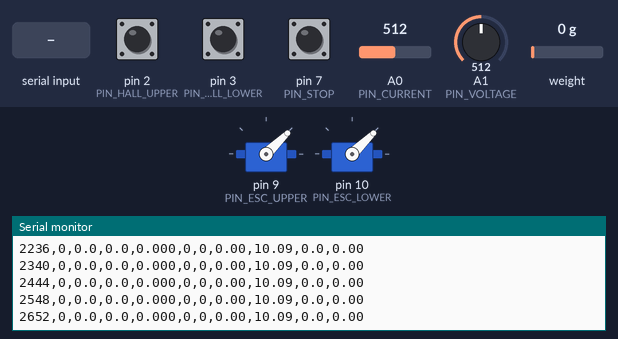
Simulated run of this sketch. Board: Arduino Nano, built with avr-gcc and run on an emulated ATmega328P. Shown: 2 × servo, the last lines printed to the serial monitor. Inputs (shaded band) come from the test bench; at power-on: A0 (PIN_CURRENT) = 512, pin 7 (PIN_STOP) HIGH, pin 2 (PIN_HALL_UPPER) HIGH, pin 3 (PIN_HALL_LOWER) HIGH, A1 (PIN_VOLTAGE) = 512, weight on the scale 0 g.

Above: at 2.8 s.
2.9 s: A0 (PIN_CURRENT) set to 716
At 2.96 s:
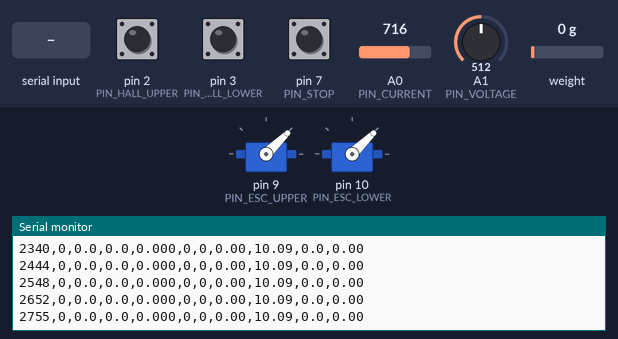
5.9 s: pin 7 (PIN_STOP) pulled LOW for 0.15 s
At 6.61 s:
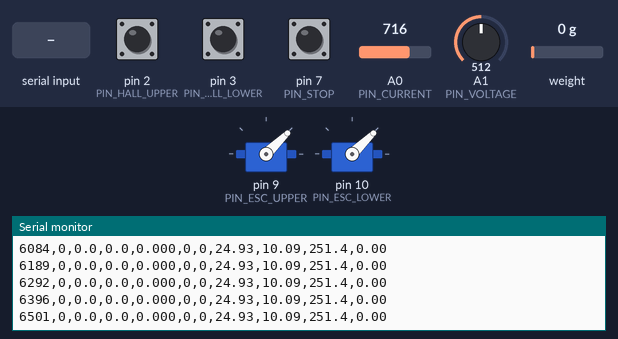
7.5 s: "-\n" received over Serial
At 8.17 s:
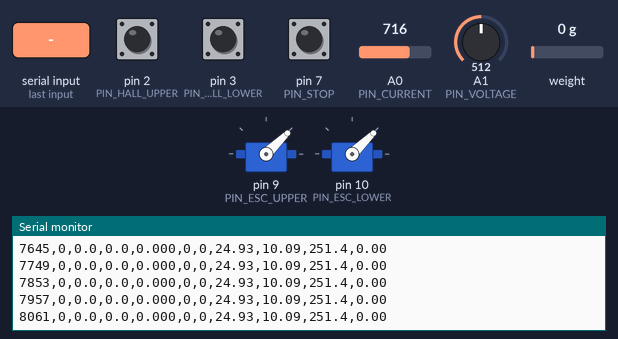
9.0 s: "?\n" received over Serial
At 9.32 s:
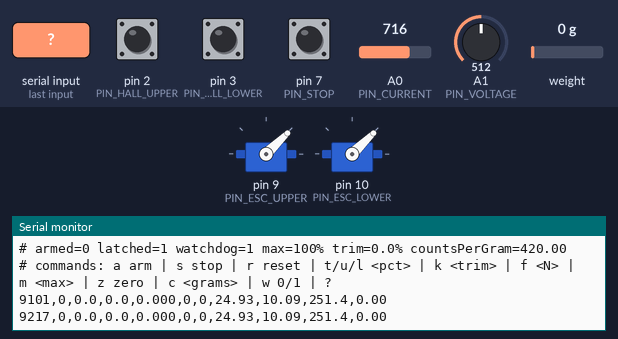
10.6 s: "u\n" received over Serial
At 11.09 s:
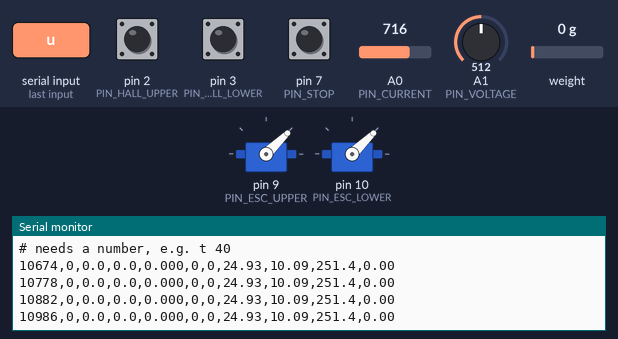
Timing chart, 0 to 13.1 s (numbered marks = the images above; inputs shaded):
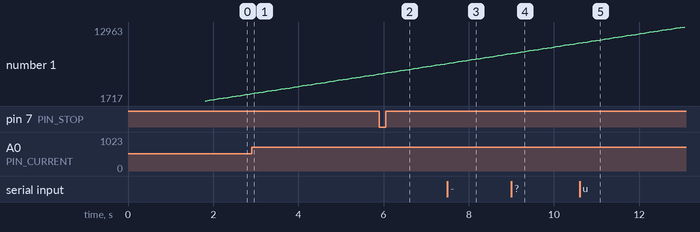

Measured:
- after the input at 5.9 s, the serial monitor: prints a new line after 0.08 s (image 2)
- after the input at 7.5 s, the serial monitor: prints a new line at once (image 3)
- after the input at 9.0 s, the serial monitor: prints a new line after 0.10 s (image 4)
- after the input at 10.6 s, the serial monitor: prints a new line after 0.08 s (image 5)
- plotted number 1: 2755 → 5772 after the input at 2.9 s, 8893 → 10465 after the input at 9.0 s

The sketch:

rig_logger.ino
```cpp
/*
  Quiet Ducted Fan - bench rig firmware (Arduino Nano)

  Drives two ESCs (upper and lower rotor) and streams thrust, rpm, current,
  voltage and power to the laptop as CSV at 20 rows per second.
  Use it with scripts/rig_log.py, which saves each run to results/.

  Wiring (see the console's Wiring tab):
    D9  -> ESC 1 signal (upper rotor)     D10 -> ESC 2 signal (lower rotor)
    D2  <- hall sensor, upper motor       D3  <- hall sensor, lower motor
    D5  <- HX711 DT                       D6  -> HX711 SCK
    D7  <- stop button to GND
    A0  <- ACS758 current sensor OUT      A1  <- battery voltage divider (10k / 3.3k)
    Every ESC signal ground, sensor ground and the divider go to Nano GND.

  Library: "HX711 Arduino Library" by Bogdan Necula (Library Manager).

  SAFETY - the real off switch is the arming plug in the battery lead.
  This code adds three software layers on top:
    1. The stop button (D7) or the "s" command cuts both throttles at once
       and latches. Nothing restarts until you send "r" with the button released.
    2. Watchdog: if the laptop goes quiet for 1.5 s while armed, it stops.
       rig_log.py sends a heartbeat for you. In the Serial Monitor, "w 0"
       turns the watchdog off (only while disarmed).
    3. Throttle changes are ramped (20 % per second), so nothing jumps.

  Commands (type a line, press Enter):
    a          arm (throttle must be 0 and stop not latched)
    s          STOP: throttles to zero, disarm
    r          reset after a stop (button must be released)
    t 40       both rotors to 40 %
    u 40       upper rotor only        l 40   lower rotor only
    k 3        trim: lower runs 3 % above the upper (use to balance torque)
    f 8.5      hold 8.5 N of thrust (adjusts both throttles together)
    m 80       limit throttle to 80 %
    z          zero the load cell and current sensor (motors stopped)
    c 500      calibrate: place a 500 g mass along the thrust axis, then send
    w 0 / w 1  watchdog off / on
    p          heartbeat (any line also counts)
    ?          print status and help
*/

#include <Servo.h>
#include <HX711.h>
#include <EEPROM.h>

// ---------------- pins ----------------
const uint8_t PIN_ESC_UPPER = 9;
const uint8_t PIN_ESC_LOWER = 10;
const uint8_t PIN_HALL_UPPER = 2;
const uint8_t PIN_HALL_LOWER = 3;
const uint8_t PIN_HX_DT = 5;
const uint8_t PIN_HX_SCK = 6;
const uint8_t PIN_STOP = 7;
const uint8_t PIN_CURRENT = A0;
const uint8_t PIN_VOLTAGE = A1;

// ---------------- settings ----------------
const int US_MIN = 1000;                 // ESC pulse for stop
const int US_MAX = 2000;                 // ESC pulse for full throttle
const float RAMP_PCT_PER_S = 20.0;       // fastest throttle change
const unsigned long WATCHDOG_MS = 1500;  // stop if the laptop goes quiet this long
const unsigned long LOG_MS = 50;         // one CSV row every 50 ms (20 Hz)
const unsigned long RPM_WINDOW_MS = 250; // rpm averaging window
const unsigned long ESC_INIT_MS = 3000;  // hold minimum throttle at power-up so ESCs arm
const uint8_t MAGNETS_PER_REV = 2;       // two magnets per motor bell
const float ADC_REF_V = 5.00;            // measure the Nano's 5V pin with a multimeter and put it here
const float DIVIDER_RATIO = (10.0 + 3.3) / 3.3;
const float CURRENT_MV_PER_A = 40.0;     // ACS758LCB-050B: 40 mV/A. ACS758LCB-050U: 60 mV/A
const float HOLD_GAIN = 3.0;             // thrust hold: % throttle per newton-second of error
const float G = 9.80665;

// ---------------- state ----------------
Servo escUpper, escLower;
HX711 scale;

volatile uint16_t pulsesUpper = 0, pulsesLower = 0;

bool armed = false;
bool latched = false;
bool watchdogOn = true;
float maxPct = 100.0;
float trimPct = 0.0;            // lower minus upper
float targetUpper = 0, targetLower = 0;   // requested %
float outUpper = 0, outLower = 0;         // ramped %, sent to ESCs
float holdN = -1;               // thrust hold target, -1 = off
float holdBase = 0;             // throttle the hold loop is using

long scaleOffset = 0;           // raw HX711 counts at zero load
float countsPerGram = 420.0;    // replaced by "c" calibration, saved in EEPROM
long lastRaw = 0;
float thrustN = 0;

float currentZeroAdc = 512;
float rpmUpper = 0, rpmLower = 0;

unsigned long lastRx = 0, lastLog = 0, lastRpm = 0, lastLoop = 0, bootMs = 0;
char line[32];
uint8_t lineLen = 0;

const uint16_t EE_MAGIC = 0xFA11;

// ---------------- interrupts ----------------
void hallUpper() { pulsesUpper++; }
void hallLower() { pulsesLower++; }

// ---------------- helpers ----------------
float clampf(float v, float lo, float hi) { return v < lo ? lo : (v > hi ? hi : v); }

int pctToUs(float pct) { return US_MIN + (int)(clampf(pct, 0, 100) / 100.0 * (US_MAX - US_MIN) + 0.5); }

void msg(const __FlashStringHelper *m) { Serial.print(F("# ")); Serial.println(m); }

void stopAll(const __FlashStringHelper *why) {
  targetUpper = targetLower = outUpper = outLower = 0;
  holdN = -1;
  holdBase = 0;
  armed = false;
  escUpper.writeMicroseconds(US_MIN);
  escLower.writeMicroseconds(US_MIN);
  Serial.print(F("# STOP: "));
  Serial.println(why);
}

void setBoth(float pct) {
  pct = clampf(pct, 0, maxPct);
  targetUpper = pct;
  targetLower = clampf(pct + trimPct, 0, maxPct);
}

float readAdcAvg(uint8_t pin, uint8_t n) {
  long sum = 0;
  for (uint8_t i = 0; i < n; i++) sum += analogRead(pin);
  return (float)sum / n;
}

long readRawAvg(uint8_t n) {
  long sum = 0;
  uint8_t got = 0;
  unsigned long t0 = millis();
  while (got < n && millis() - t0 < 3000) {
    if (scale.is_ready()) { sum += scale.read(); got++; }
  }
  return got ? sum / got : lastRaw;
}

void saveCal() {
  EEPROM.put(0, EE_MAGIC);
  EEPROM.put(2, countsPerGram);
}

void loadCal() {
  uint16_t magic;
  EEPROM.get(0, magic);
  if (magic == EE_MAGIC) {
    float c;
    EEPROM.get(2, c);
    if (c != 0 && c == c) countsPerGram = c;   // c == c rejects NaN
  }
}

void printHeader() {
  Serial.println(F("ms,armed,upper_pct,lower_pct,thrust_N,rpm_upper,rpm_lower,current_A,voltage_V,power_W,hold_N"));
}

void printStatus() {
  Serial.print(F("# armed=")); Serial.print(armed);
  Serial.print(F(" latched=")); Serial.print(latched);
  Serial.print(F(" watchdog=")); Serial.print(watchdogOn);
  Serial.print(F(" max=")); Serial.print(maxPct, 0);
  Serial.print(F("% trim=")); Serial.print(trimPct, 1);
  Serial.print(F("% countsPerGram=")); Serial.println(countsPerGram, 2);
  msg(F("commands: a arm | s stop | r reset | t/u/l <pct> | k <trim> | f <N> | m <max> | z zero | c <grams> | w 0/1 | ?"));
}

// ---------------- commands ----------------
void handleCommand(char *cmd) {
  while (*cmd == ' ') cmd++;
  char c = cmd[0];
  float v = atof(cmd + 1);
  bool hasArg = false;
  for (char *p = cmd + 1; *p; p++) if ((*p >= '0' && *p <= '9') || *p == '-' || *p == '.') { hasArg = true; break; }

  switch (c) {
    case 'p': break;                                   // heartbeat
    case '?': printStatus(); break;
    case 's': stopAll(F("command")); break;
    case 'a':
      if (latched) { msg(F("stop is latched: release the button and send r")); break; }
      if (millis() - bootMs < ESC_INIT_MS) { msg(F("ESCs still starting, try again in a moment")); break; }
      if (targetUpper > 0 || targetLower > 0) { msg(F("set throttle to 0 before arming")); break; }
      armed = true; msg(F("ARMED"));
      break;
    case 'r':
      if (digitalRead(PIN_STOP) == LOW) { msg(F("stop button still pressed")); break; }
      latched = false; msg(F("stop reset (send a to arm)"));
      break;
    case 't': case 'u': case 'l':
      if (!hasArg) { msg(F("needs a number, e.g. t 40")); break; }
      if (!armed) { msg(F("not armed")); break; }
      holdN = -1;
      if (c == 't') setBoth(v);
      else if (c == 'u') targetUpper = clampf(v, 0, maxPct);
      else targetLower = clampf(v, 0, maxPct);
      break;
    case 'k':
      if (!hasArg) { msg(F("needs a number, e.g. k 3")); break; }
      trimPct = clampf(v, -20, 20);
      if (holdN < 0) setBoth(targetUpper);
      break;
    case 'f':
      if (!armed) { msg(F("not armed")); break; }
      if (!hasArg || v <= 0) { holdN = -1; msg(F("thrust hold off")); break; }
      holdN = v; holdBase = targetUpper; msg(F("thrust hold on"));
      break;
    case 'm':
      if (!hasArg) { msg(F("needs a number, e.g. m 80")); break; }
      maxPct = clampf(v, 0, 100);
      targetUpper = clampf(targetUpper, 0, maxPct);
      targetLower = clampf(targetLower, 0, maxPct);
      break;
    case 'z':
      if (outUpper > 0 || outLower > 0) { msg(F("stop the motors before zeroing")); break; }
      scaleOffset = readRawAvg(16);
      currentZeroAdc = readAdcAvg(PIN_CURRENT, 64);
      msg(F("zeroed load cell and current sensor"));
      break;
    case 'c':
      if (!hasArg || v <= 0) { msg(F("send the mass in grams, e.g. c 500")); break; }
      {
        long raw = readRawAvg(16);
        float cpg = (raw - scaleOffset) / v;
        if (cpg > -1 && cpg < 1) { msg(F("reading barely changed: check the mass and wiring")); break; }
        countsPerGram = cpg;
        saveCal();
        msg(F("calibrated and saved"));
      }
      break;
    case 'w':
      if (!hasArg) { msg(F("send w 0 (off) or w 1 (on)")); break; }
      if (v == 0 && armed) { msg(F("disarm before turning the watchdog off")); break; }
      watchdogOn = (v != 0);
      msg(watchdogOn ? F("watchdog on") : F("watchdog OFF"));
      break;
    default:
      msg(F("unknown command, send ? for help"));
  }
}

void readSerial() {
  while (Serial.available()) {
    char ch = Serial.read();
    lastRx = millis();
    if (ch == '\n' || ch == '\r') {
      if (lineLen) { line[lineLen] = 0; handleCommand(line); lineLen = 0; }
    } else if (lineLen < sizeof(line) - 1) {
      line[lineLen++] = (ch >= 'A' && ch <= 'Z') ? ch + 32 : ch;
    }
  }
}

// ---------------- setup / loop ----------------
void setup() {
  Serial.begin(115200);
  pinMode(PIN_STOP, INPUT_PULLUP);
  pinMode(PIN_HALL_UPPER, INPUT_PULLUP);
  pinMode(PIN_HALL_LOWER, INPUT_PULLUP);

  escUpper.attach(PIN_ESC_UPPER);
  escLower.attach(PIN_ESC_LOWER);
  escUpper.writeMicroseconds(US_MIN);
  escLower.writeMicroseconds(US_MIN);

  attachInterrupt(digitalPinToInterrupt(PIN_HALL_UPPER), hallUpper, FALLING);
  attachInterrupt(digitalPinToInterrupt(PIN_HALL_LOWER), hallLower, FALLING);

  scale.begin(PIN_HX_DT, PIN_HX_SCK);
  loadCal();
  scaleOffset = readRawAvg(16);
  currentZeroAdc = readAdcAvg(PIN_CURRENT, 64);

  bootMs = lastRx = lastLog = lastRpm = lastLoop = millis();
  msg(F("Quiet Ducted Fan rig ready. Disarmed. Send ? for help."));
  printHeader();
}

void loop() {
  unsigned long now = millis();
  float dt = (now - lastLoop) / 1000.0;
  lastLoop = now;

  readSerial();

  // --- safety ---
  if (digitalRead(PIN_STOP) == LOW && !latched) {
    latched = true;
    stopAll(F("button"));
  }
  if (armed && watchdogOn && now - lastRx > WATCHDOG_MS) stopAll(F("watchdog (laptop went quiet)"));

  // --- sensors ---
  if (scale.is_ready()) {
    lastRaw = scale.read();
    thrustN = (lastRaw - scaleOffset) / countsPerGram / 1000.0 * G;
  }
  if (now - lastRpm >= RPM_WINDOW_MS) {
    noInterrupts();
    uint16_t pu = pulsesUpper, pl = pulsesLower;
    pulsesUpper = pulsesLower = 0;
    interrupts();
    float win = (now - lastRpm) / 60000.0;   // minutes
    rpmUpper = pu / (float)MAGNETS_PER_REV / win;
    rpmLower = pl / (float)MAGNETS_PER_REV / win;
    lastRpm = now;
  }
  float amps = (analogRead(PIN_CURRENT) - currentZeroAdc) * ADC_REF_V / 1023.0 * 1000.0 / CURRENT_MV_PER_A;
  float volts = analogRead(PIN_VOLTAGE) * ADC_REF_V / 1023.0 * DIVIDER_RATIO;

  // --- thrust hold ---
  if (armed && holdN > 0) {
    holdBase = clampf(holdBase + HOLD_GAIN * (holdN - thrustN) * dt, 0, maxPct);
    setBoth(holdBase);
    // a reversed or uncalibrated load cell would make the hold loop run away: catch it
    if (outUpper > 30 && thrustN < 0.2) {
      holdN = -1;
      setBoth(0);
      msg(F("thrust hold off: no thrust reading at 30 % (check load cell direction and calibration)"));
    }
  }

  // --- ramp and output ---
  if (!armed) { targetUpper = targetLower = 0; outUpper = outLower = 0; }
  float step = RAMP_PCT_PER_S * dt;
  outUpper += clampf(targetUpper - outUpper, -step, step);
  outLower += clampf(targetLower - outLower, -step, step);
  escUpper.writeMicroseconds(armed ? pctToUs(outUpper) : US_MIN);
  escLower.writeMicroseconds(armed ? pctToUs(outLower) : US_MIN);

  // --- log ---
  if (now - lastLog >= LOG_MS) {
    lastLog = now;
    Serial.print(now); Serial.print(',');
    Serial.print(armed); Serial.print(',');
    Serial.print(outUpper, 1); Serial.print(',');
    Serial.print(outLower, 1); Serial.print(',');
    Serial.print(thrustN, 3); Serial.print(',');
    Serial.print(rpmUpper, 0); Serial.print(',');
    Serial.print(rpmLower, 0); Serial.print(',');
    Serial.print(amps, 2); Serial.print(',');
    Serial.print(volts, 2); Serial.print(',');
    Serial.print(amps * volts, 1); Serial.print(',');
    Serial.println(holdN > 0 ? holdN : 0, 2);
  }
}
```
